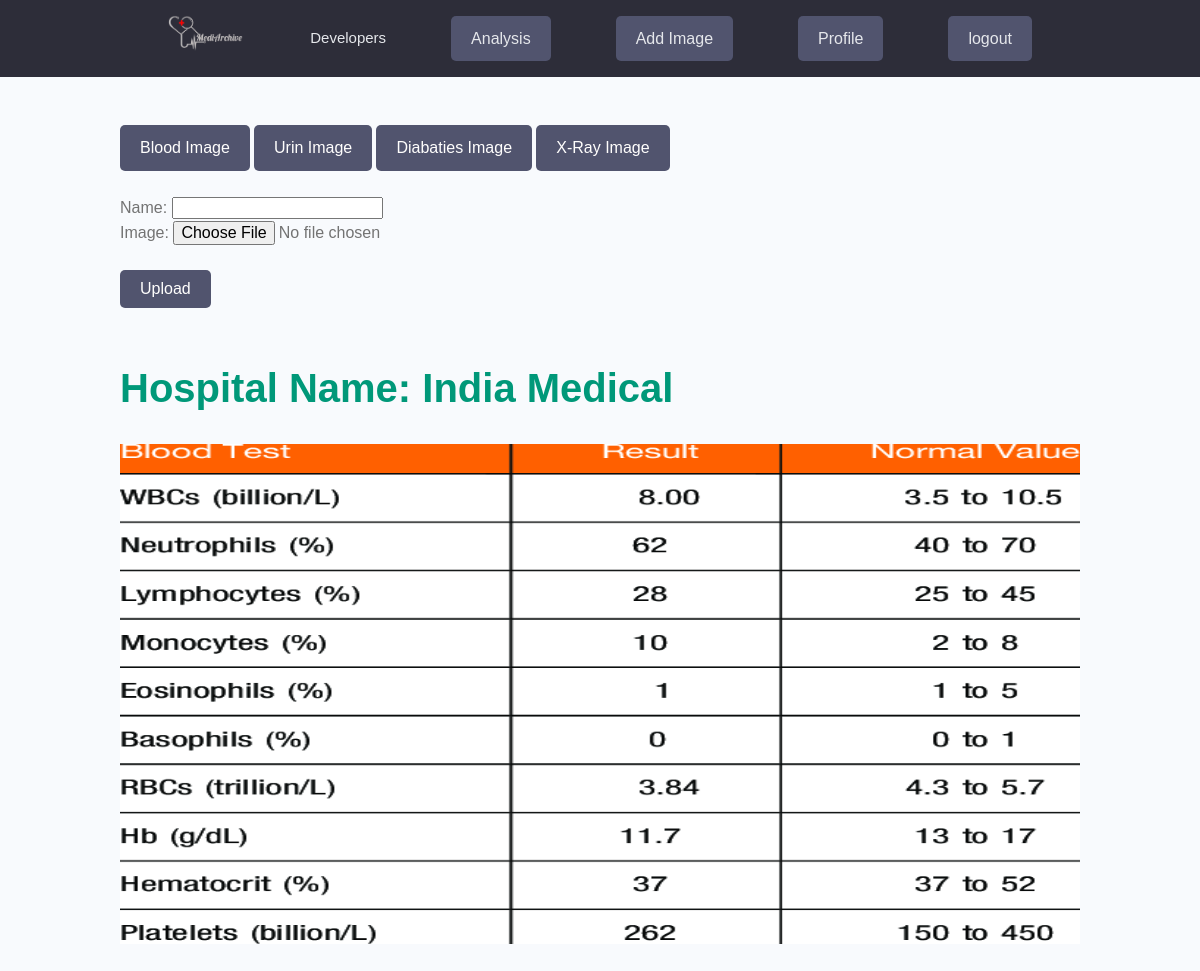
The app's page /bloodImage/ (signed in), older data.
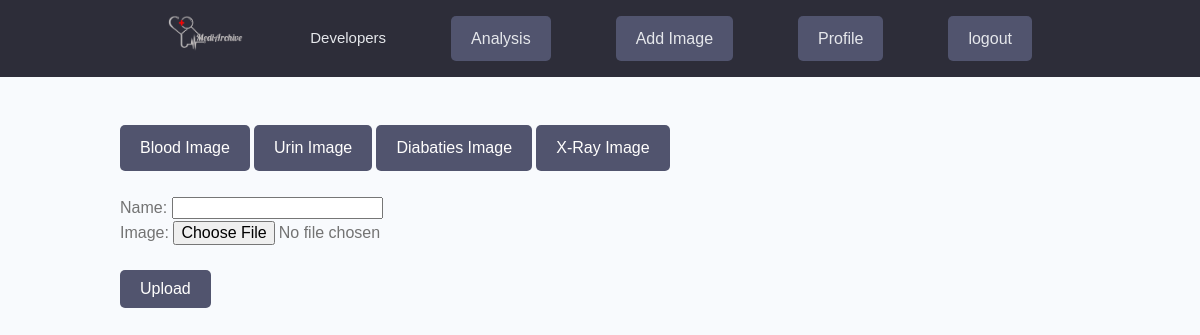
The same page, newer data.
### medical_report/models.py (models this page shows)
class Imageadd(models.Model):
    image_owner = models.ForeignKey(Profile,null=True,blank=True,on_delete=models.CASCADE)
    name = models.CharField(max_length=255, blank="True")
    image = models.ImageField(default='default.jpg',upload_to='blood/')
    date = models.DateTimeField(default=now)
    def __str__(self):
        return str(self.name)

### medical_report/views.py (the view)
# urls.py: path('bloodImage/',bloodImage,name='bloodImage'),
@login_required(login_url='login')
def bloodImage(request):
    profile = request.user.profile
    pr = profile.imageadd_set.all()
    print(pr)
    if request.method == 'POST':
        form = ImageAddForm(request.POST , request.FILES)
        if form.is_valid():
            instance = form.save(commit=False)
            instance.image_owner = request.user.profile
            instance.save()
            return redirect('bloodImage')
    else:
        form = ImageAddForm()
    return render(request, "medical_report/blood_image_add.html",{'form':form,'pr': pr})

### medical_report/forms.py
class ImageAddForm(forms.ModelForm):
    class Meta:
        model = Imageadd
        fields = ('name', 'image')

### medical_report/templates/medical_report/blood_image_add.html (shortened to what this page needs)
{% extends 'main.html' %}
{% load static %}
{% block content  %}
<div class="container">
    <br><br>
        <a href="{% url 'bloodImage' %}" class="btn btn--sub">Blood Image</a>
        <a href="{% url 'urinImage' %}" class="btn btn--sub">Urin Image</a>
        <a href="" class="btn btn--sub">Diabaties Image</a>
        <a href="" class="btn btn--sub">X-Ray Image</a>
    <br><br>
    <div class=" ">
        <form method = "post" enctype="multipart/form-data">
            {{ form.as_p  }}
            <br>
            <button type="submit" class="btn btn--sub">Upload</button>
        </form>
    </div>
    <br><br>
    <div class="">
        {% for p in pr %}
        <h5 class="hospital_name">Hospital Name: {{ p.name }} </h5>
        <br>
        <img src="{{ p.image.url }}" alt="This for image" height="500" width="450" />
        <br>
        <br>
        <br>
        {% endfor %}
    </div>
    <br><br>
</div>
{% endblock  %}

Row changes from the older to the newer data that the page shows:
removed Imageadd: name "India Medical", image (picture)
